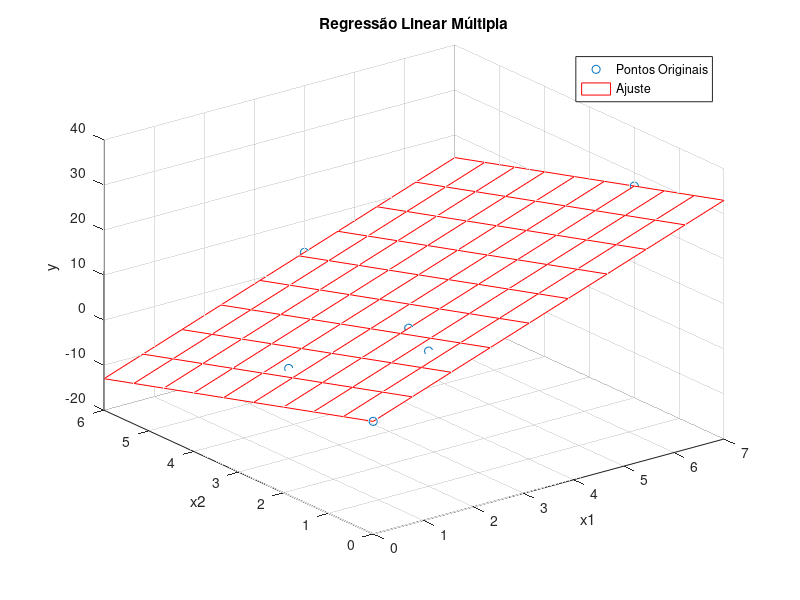

Write MATLAB code to recreate this figure.
% Dados da Tabela para Regressão Linear Múltipla
x1 = [0; 2; 2.5; 1; 4; 7];
x2 = [0; 1; 2; 3; 6; 2];
y = [5; 10; 9; 0; 3; 27];

% Função para Regressão Linear Múltipla
function [coeffs, R2] = regressao_linear_multipla(X, y)
    % Exibindo os dados de entrada
    disp('--- Etapa 1: Dados de entrada ---');
    disp('Matriz de Variáveis Independentes (X):');
    disp(X);
    disp('Vetor de Variáveis Dependentes (y):');
    disp(y);

    % Construção da Matriz de Somatórios (X'X) e do Vetor de Produtos (X'y)
    disp('--- Etapa 2: Construção das matrizes X''X e X''y ---');
    A = X' * X;
    b = X' * y;
    disp('Matriz X''X:');
    disp(A);
    disp('Vetor X''y:');
    disp(b);

    % Resolução do Sistema Linear por Eliminação de Gauss
    disp('--- Etapa 3: Resolução do sistema linear (Eliminação de Gauss) ---');
    n = size(X, 2); % Número de variáveis independentes (incluindo termo constante)
    coeffs = zeros(n, 1); % Inicialização do vetor de coeficientes

    % Passo 1: Transformar a matriz em forma triangular superior
    for k = 1:n
        disp(['Iteração ', num2str(k), ':']);
        disp('Matriz A antes da transformação:');
        disp(A);
        disp('Vetor b antes da transformação:');
        disp(b);

        for i = k+1:n
            factor = A(i, k) / A(k, k);
            disp(['Fator para a linha ', num2str(i), ': ', num2str(factor)]);
            A(i, :) = A(i, :) - factor * A(k, :);
            b(i) = b(i) - factor * b(k);
        end

        disp('Matriz A após a transformação:');
        disp(A);
        disp('Vetor b após a transformação:');
        disp(b);
    end

    % Passo 2: Resolução por substituição regressiva
    disp('--- Etapa 4: Resolução por substituição regressiva ---');
    coeffs(n) = b(n) / A(n, n);
    disp(['Coeficiente ', num2str(n), ': ', num2str(coeffs(n))]);
    for i = n-1:-1:1
        coeffs(i) = (b(i) - sum(A(i, i+1:end) .* coeffs(i+1:end)')) / A(i, i);
        disp(['Coeficiente ', num2str(i), ': ', num2str(coeffs(i))]);
    end

    disp('Coeficientes finais:');
    disp(coeffs);

    % Cálculo do Coeficiente de Determinação (R²)
    disp('--- Etapa 5: Cálculo do Coeficiente de Determinação (R²) ---');
    y_fit = X * coeffs; % Valores ajustados
    SS_res = sum((y - y_fit).^2); % Soma dos quadrados dos resíduos
    SS_tot = sum((y - mean(y)).^2); % Soma total dos quadrados
    R2 = 1 - (SS_res / SS_tot);
    disp('Valores ajustados (y_fit):');
    disp(y_fit);
    disp(['Soma dos Quadrados dos Resíduos (SS_res): ', num2str(SS_res)]);
    disp(['Soma Total dos Quadrados (SS_tot): ', num2str(SS_tot)]);
    disp(['Coeficiente de Determinação (R²): ', num2str(R2)]);
end

% Matriz de Variáveis Independentes com Termo Constante
disp('--- Preparando os dados para a regressão ---');
X = [ones(length(y), 1), x1, x2];

% Obtenção dos Coeficientes e R²
disp('--- Iniciando a Regressão Linear Múltipla ---');
[coeffs, R2] = regressao_linear_multipla(X, y);

disp('--- Resultados Finais ---');
disp('Coeficientes da Regressão Linear Múltipla:');
disp(coeffs);
disp(['Coeficiente de Determinação (R²): ', num2str(R2)]);

% Gráfico (apenas para visualização)
disp('--- Gerando gráfico de visualização ---');
[X1, X2] = meshgrid(linspace(min(x1), max(x1), 10), linspace(min(x2), max(x2), 10));
Y_fit = coeffs(1) + coeffs(2) * X1 + coeffs(3) * X2;

figure;
scatter3(x1, x2, y, 'bo', 'DisplayName', 'Pontos Originais');
hold on;
mesh(X1, X2, Y_fit, 'EdgeColor', 'r', 'DisplayName', 'Ajuste');
xlabel('x1');
ylabel('x2');
zlabel('y');
title('Regressão Linear Múltipla');
legend('show');
grid on;
